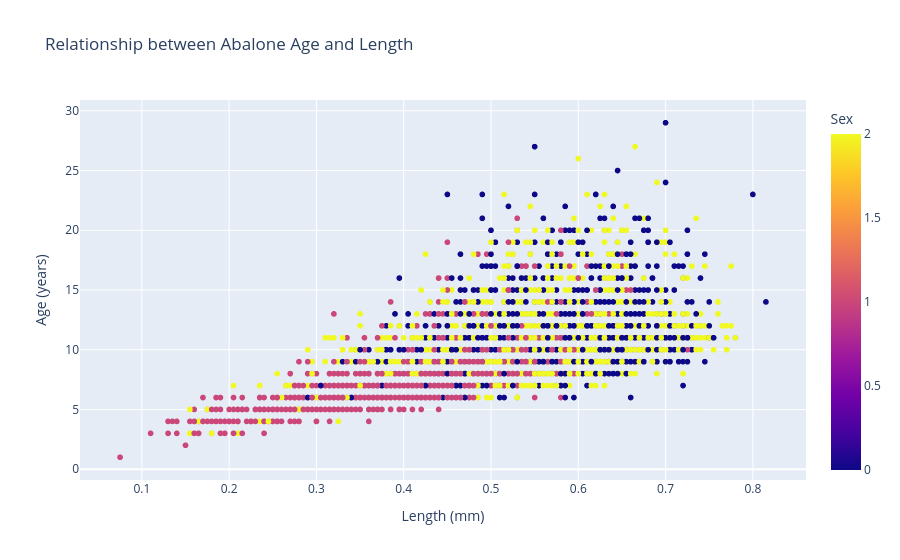

Notebook cell for this chart:
### Markdown cell above
#### 3.2.1. 2D Scatter plots

**TASK:** Use the ```scatter()``` function from the ```plotly.express``` library to plot 'Length' vs 'Rings'. Don't forget to add a title and axis labels. Colour the dots by the 'Sex' feature. Then swap 'Length' and 'Sex' for other features. Do you see any interesting relationships?

### Code cell
fig = px.scatter(df, x='Length', y='Rings', 
                 color='Sex', 
                 title='Relationship between Abalone Age and Length',
                 labels={'Length': 'Length (mm)', 'Rings': 'Age (years)'})

fig.show()

### Figure 1 — Plotly figure (JSON) as saved in the notebook; plotly's stock layout.template omitted (floating-point values rounded to 4 significant figures; data arrays with more than 128 entries replaced by an {"elided": "..."} marker saying what was removed)
{"data": [{"hovertemplate": "Length (mm)=%{x}<br>Age (years)=%{y}<br>Sex=%{marker.color}<extra></extra>", "legendgroup": "", "marker": {"color": {"elided": "4177 float values"}, "coloraxis": "coloraxis", "symbol": "circle"}, "mode": "markers", "name": "", "showlegend": false, "type": "scattergl", "x": {"elided": "4177 float values"}, "xaxis": "x", "y": {"elided": "4177 int values"}, "yaxis": "y"}], "layout": {"coloraxis": {"colorbar": {"title": {"text": "Sex"}}, "colorscale": [[0, "#0d0887"], [0.1111, "#46039f"], [0.2222, "#7201a8"], [0.3333, "#9c179e"], [0.4444, "#bd3786"], [0.5556, "#d8576b"], [0.6667, "#ed7953"], [0.7778, "#fb9f3a"], [0.8889, "#fdca26"], [1, "#f0f921"]]}, "legend": {"tracegroupgap": 0}, "title": {"text": "Relationship between Abalone Age and Length"}, "xaxis": {"anchor": "y", "domain": [0, 1], "title": {"text": "Length (mm)"}}, "yaxis": {"anchor": "x", "domain": [0, 1], "title": {"text": "Age (years)"}}}}
